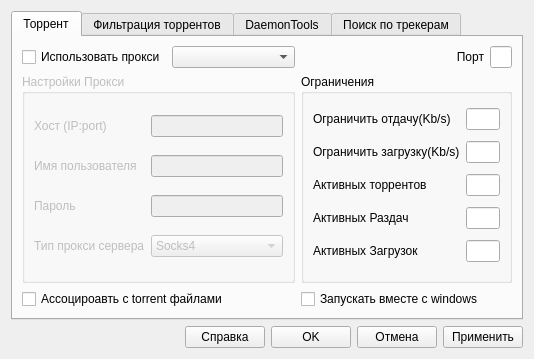
<?xml version="1.0" encoding="UTF-8"?>
<ui version="4.0">
 <class>SettingsDialog</class>
 <widget class="QDialog" name="SettingsDialog">
  <property name="geometry">
   <rect>
    <x>0</x>
    <y>0</y>
    <width>514</width>
    <height>341</height>
   </rect>
  </property>
  <property name="windowTitle">
   <string>Настройки</string>
  </property>
  <property name="windowIcon">
   <iconset resource="ltorrent.qrc">
    <normaloff>:/icons/app.ico</normaloff>:/icons/app.ico</iconset>
  </property>
  <layout class="QGridLayout" name="gridLayout_4">
   <item row="0" column="0" colspan="5">
    <widget class="QTabWidget" name="tabWidget">
     <property name="autoFillBackground">
      <bool>true</bool>
     </property>
     <property name="currentIndex">
      <number>0</number>
     </property>
     <widget class="QWidget" name="tab_3">
      <attribute name="title">
       <string>Торрент</string>
      </attribute>
      <layout class="QGridLayout" name="gridLayout_2">
       <item row="0" column="0">
        <widget class="QCheckBox" name="useProxyCheckBox">
         <property name="text">
          <string>Использовать прокси</string>
         </property>
        </widget>
       </item>
       <item row="0" column="1">
        <widget class="QComboBox" name="localeComboBox"/>
       </item>
       <item row="0" column="2">
        <widget class="QLabel" name="label">
         <property name="layoutDirection">
          <enum>Qt::LeftToRight</enum>
         </property>
         <property name="autoFillBackground">
          <bool>false</bool>
         </property>
         <property name="text">
          <string>Порт</string>
         </property>
         <property name="alignment">
          <set>Qt::AlignRight|Qt::AlignTrailing|Qt::AlignVCenter</set>
         </property>
        </widget>
       </item>
       <item row="0" column="3">
        <widget class="QLineEdit" name="portEdit"/>
       </item>
       <item row="1" column="0" colspan="2">
        <widget class="QGroupBox" name="proxyGroupBox">
         <property name="enabled">
          <bool>false</bool>
         </property>
         <property name="title">
          <string>Настройки Прокси</string>
         </property>
         <layout class="QGridLayout" name="gridLayout">
          <item row="3" column="0">
           <widget class="QLabel" name="label_5">
            <property name="text">
             <string>Тип прокси сервера</string>
            </property>
           </widget>
          </item>
          <item row="1" column="1">
           <widget class="QLineEdit" name="proxyUsernameEdit"/>
          </item>
          <item row="0" column="1">
           <widget class="QLineEdit" name="proxyHostEdit"/>
          </item>
          <item row="1" column="0">
           <widget class="QLabel" name="label_3">
            <property name="text">
             <string>Имя пользователя</string>
            </property>
           </widget>
          </item>
          <item row="0" column="0">
           <widget class="QLabel" name="label_2">
            <property name="text">
             <string>Хост (IP:port)</string>
            </property>
           </widget>
          </item>
          <item row="2" column="1">
           <widget class="QLineEdit" name="proxyPwdEdit"/>
          </item>
          <item row="3" column="1">
           <widget class="QComboBox" name="proxyTypeComboBox">
            <item>
             <property name="text">
              <string>Socks4</string>
             </property>
            </item>
            <item>
             <property name="text">
              <string>Socks5</string>
             </property>
            </item>
            <item>
             <property name="text">
              <string>Socks5 с паролем</string>
             </property>
            </item>
            <item>
             <property name="text">
              <string>http</string>
             </property>
            </item>
            <item>
             <property name="text">
              <string>http с паролем</string>
             </property>
            </item>
            <item>
             <property name="text">
              <string>i2p</string>
             </property>
            </item>
           </widget>
          </item>
          <item row="2" column="0">
           <widget class="QLabel" name="label_4">
            <property name="text">
             <string>Пароль</string>
            </property>
           </widget>
          </item>
         </layout>
        </widget>
       </item>
       <item row="1" column="2" colspan="2">
        <widget class="QGroupBox" name="groupBox_2">
         <property name="title">
          <string>Ограничения</string>
         </property>
         <layout class="QGridLayout" name="gridLayout_3">
          <item row="0" column="0">
           <widget class="QLabel" name="label_6">
            <property name="text">
             <string>Ограничить отдачу(Kb/s)</string>
            </property>
           </widget>
          </item>
          <item row="0" column="1">
           <widget class="QLineEdit" name="uploadLimitEdit"/>
          </item>
          <item row="3" column="0">
           <widget class="QLabel" name="label_15">
            <property name="text">
             <string>Активных торрентов</string>
            </property>
           </widget>
          </item>
          <item row="3" column="1">
           <widget class="QLineEdit" name="activeLimitEdit"/>
          </item>
          <item row="2" column="0">
           <widget class="QLabel" name="label_7">
            <property name="text">
             <string>Ограничить загрузку(Kb/s)</string>
            </property>
           </widget>
          </item>
          <item row="2" column="1">
           <widget class="QLineEdit" name="downloadLimitEdit"/>
          </item>
          <item row="4" column="0">
           <widget class="QLabel" name="label_16">
            <property name="text">
             <string>Активных Раздач</string>
            </property>
           </widget>
          </item>
          <item row="4" column="1">
           <widget class="QLineEdit" name="activeSeedLimitEdit"/>
          </item>
          <item row="5" column="0">
           <widget class="QLabel" name="label_17">
            <property name="text">
             <string>Активных Загрузок</string>
            </property>
           </widget>
          </item>
          <item row="5" column="1">
           <widget class="QLineEdit" name="activeDownloadLimitEdit"/>
          </item>
         </layout>
        </widget>
       </item>
       <item row="2" column="0" colspan="2">
        <widget class="QCheckBox" name="asociationCheckBox">
         <property name="text">
          <string>Ассоцироавть с torrent файлами</string>
         </property>
        </widget>
       </item>
       <item row="2" column="2">
        <widget class="QCheckBox" name="runOnbootCheckBox">
         <property name="text">
          <string>Запускать вместе с windows</string>
         </property>
        </widget>
       </item>
      </layout>
     </widget>
     <widget class="QWidget" name="tab">
      <attribute name="title">
       <string>Фильтрация торрентов</string>
      </attribute>
      <layout class="QGridLayout" name="gridLayout_13">
       <item row="0" column="0" rowspan="3">
        <widget class="QGroupBox" name="groupBox_3">
         <property name="maximumSize">
          <size>
           <width>150</width>
           <height>16777215</height>
          </size>
         </property>
         <property name="title">
          <string>Группы</string>
         </property>
         <layout class="QGridLayout" name="gridLayout_5">
          <item row="1" column="1">
           <widget class="QListWidget" name="GroupsListWidget"/>
          </item>
          <item row="2" column="1">
           <widget class="QPushButton" name="removeGroupButton">
            <property name="text">
             <string>Удалить</string>
            </property>
           </widget>
          </item>
          <item row="0" column="1">
           <spacer name="verticalSpacer_3">
            <property name="orientation">
             <enum>Qt::Vertical</enum>
            </property>
            <property name="sizeHint" stdset="0">
             <size>
              <width>20</width>
              <height>40</height>
             </size>
            </property>
           </spacer>
          </item>
         </layout>
        </widget>
       </item>
       <item row="0" column="1">
        <widget class="QGroupBox" name="groupBox_9">
         <property name="title">
          <string>Добавить\Изменить группу</string>
         </property>
         <layout class="QGridLayout" name="gridLayout_8">
          <item row="0" column="0" rowspan="2" colspan="2">
           <spacer name="verticalSpacer_4">
            <property name="orientation">
             <enum>Qt::Vertical</enum>
            </property>
            <property name="sizeHint" stdset="0">
             <size>
              <width>20</width>
              <height>40</height>
             </size>
            </property>
           </spacer>
          </item>
          <item row="1" column="1" rowspan="2">
           <widget class="QPushButton" name="addNewGroupButton">
            <property name="text">
             <string>Добавить</string>
            </property>
           </widget>
          </item>
          <item row="2" column="0">
           <widget class="QLineEdit" name="newGroupNameEdit"/>
          </item>
         </layout>
        </widget>
       </item>
       <item row="1" column="1">
        <widget class="QGroupBox" name="groupBox_4">
         <property name="title">
          <string>Расиширения файлов(формат: jpg|png|bmp)</string>
         </property>
         <layout class="QGridLayout" name="gridLayout_6">
          <item row="0" column="0">
           <spacer name="verticalSpacer_5">
            <property name="orientation">
             <enum>Qt::Vertical</enum>
            </property>
            <property name="sizeHint" stdset="0">
             <size>
              <width>20</width>
              <height>40</height>
             </size>
            </property>
           </spacer>
          </item>
          <item row="1" column="0">
           <widget class="QTextEdit" name="extensionsEdit"/>
          </item>
         </layout>
        </widget>
       </item>
       <item row="2" column="1">
        <widget class="QGroupBox" name="groupBox_5">
         <property name="title">
          <string>Куда сохранять</string>
         </property>
         <layout class="QGridLayout" name="gridLayout_7">
          <item row="1" column="0">
           <widget class="QLineEdit" name="groupSavePathEdit"/>
          </item>
          <item row="1" column="1">
           <widget class="QPushButton" name="BrowseGroupSavePathButton">
            <property name="text">
             <string>Обзор</string>
            </property>
           </widget>
          </item>
          <item row="0" column="0">
           <spacer name="verticalSpacer_6">
            <property name="orientation">
             <enum>Qt::Vertical</enum>
            </property>
            <property name="sizeHint" stdset="0">
             <size>
              <width>20</width>
              <height>40</height>
             </size>
            </property>
           </spacer>
          </item>
         </layout>
        </widget>
       </item>
      </layout>
     </widget>
     <widget class="QWidget" name="tab_4">
      <attribute name="title">
       <string>DaemonTools</string>
      </attribute>
      <layout class="QGridLayout" name="gridLayout_12">
       <item row="0" column="0">
        <widget class="QGroupBox" name="groupBox_6">
         <property name="title">
          <string>Путь к DaemonTools</string>
         </property>
         <layout class="QGridLayout" name="gridLayout_9">
          <item row="0" column="0">
           <widget class="QLineEdit" name="DTPathEdit"/>
          </item>
          <item row="0" column="1">
           <widget class="QPushButton" name="browseDTPathButton">
            <property name="text">
             <string>Обзор</string>
            </property>
           </widget>
          </item>
         </layout>
        </widget>
       </item>
       <item row="0" column="1">
        <widget class="QGroupBox" name="groupBox_8">
         <property name="title">
          <string>№ привода</string>
         </property>
         <layout class="QGridLayout" name="gridLayout_11">
          <item row="0" column="0">
           <widget class="QComboBox" name="driveNumberComboBox">
            <item>
             <property name="text">
              <string>1</string>
             </property>
            </item>
            <item>
             <property name="text">
              <string>2</string>
             </property>
            </item>
            <item>
             <property name="text">
              <string>3</string>
             </property>
            </item>
            <item>
             <property name="text">
              <string>4</string>
             </property>
            </item>
            <item>
             <property name="text">
              <string>5</string>
             </property>
            </item>
            <item>
             <property name="text">
              <string>6</string>
             </property>
            </item>
            <item>
             <property name="text">
              <string>7</string>
             </property>
            </item>
            <item>
             <property name="text">
              <string>8</string>
             </property>
            </item>
            <item>
             <property name="text">
              <string>9</string>
             </property>
            </item>
            <item>
             <property name="text">
              <string>10</string>
             </property>
            </item>
           </widget>
          </item>
         </layout>
        </widget>
       </item>
       <item row="1" column="0">
        <widget class="QCheckBox" name="customMountCheckBox">
         <property name="text">
          <string>Использовать свою команду для монтирования образа</string>
         </property>
        </widget>
       </item>
       <item row="2" column="0" colspan="2">
        <widget class="QGroupBox" name="customMoutGroupBox">
         <property name="enabled">
          <bool>false</bool>
         </property>
         <property name="title">
          <string>Команда</string>
         </property>
         <layout class="QGridLayout" name="gridLayout_10">
          <item row="0" column="0">
           <widget class="QLineEdit" name="customCommandEdit"/>
          </item>
         </layout>
        </widget>
       </item>
      </layout>
     </widget>
     <widget class="QWidget" name="tab_5">
      <attribute name="title">
       <string>Поиск по трекерам</string>
      </attribute>
      <layout class="QGridLayout" name="gridLayout_16">
       <item row="0" column="0">
        <widget class="QLabel" name="label_8">
         <property name="text">
          <string>Трекер</string>
         </property>
        </widget>
       </item>
       <item row="0" column="1">
        <widget class="QComboBox" name="trackerComboBox"/>
       </item>
       <item row="0" column="2" rowspan="2">
        <widget class="QGroupBox" name="groupBox_11">
         <property name="title">
          <string>Добавление трекера</string>
         </property>
         <layout class="QGridLayout" name="gridLayout_15">
          <item row="2" column="0">
           <widget class="QLabel" name="label_13">
            <property name="text">
             <string>Метод</string>
            </property>
           </widget>
          </item>
          <item row="3" column="0">
           <widget class="QLabel" name="label_14">
            <property name="text">
             <string>Строка запроса</string>
            </property>
           </widget>
          </item>
          <item row="1" column="0">
           <widget class="QLineEdit" name="lineEdit_14"/>
          </item>
          <item row="3" column="1">
           <widget class="QLineEdit" name="searchRequestEdit"/>
          </item>
          <item row="5" column="0" colspan="2">
           <spacer name="verticalSpacer">
            <property name="orientation">
             <enum>Qt::Vertical</enum>
            </property>
            <property name="sizeHint" stdset="0">
             <size>
              <width>208</width>
              <height>89</height>
             </size>
            </property>
           </spacer>
          </item>
          <item row="1" column="1">
           <widget class="QPushButton" name="addTrackerButton">
            <property name="text">
             <string>Добавить</string>
            </property>
           </widget>
          </item>
          <item row="2" column="1">
           <widget class="QComboBox" name="searchMethodComboBox">
            <item>
             <property name="text">
              <string>GET</string>
             </property>
            </item>
            <item>
             <property name="text">
              <string>POST</string>
             </property>
            </item>
           </widget>
          </item>
          <item row="4" column="0" colspan="2">
           <widget class="QCheckBox" name="useAuthCheckBox">
            <property name="text">
             <string>Использовать автооризацию</string>
            </property>
           </widget>
          </item>
          <item row="0" column="0" colspan="2">
           <spacer name="verticalSpacer_8">
            <property name="orientation">
             <enum>Qt::Vertical</enum>
            </property>
            <property name="sizeHint" stdset="0">
             <size>
              <width>20</width>
              <height>40</height>
             </size>
            </property>
           </spacer>
          </item>
         </layout>
        </widget>
       </item>
       <item row="1" column="0" colspan="2">
        <widget class="QGroupBox" name="authGroupBox">
         <property name="enabled">
          <bool>false</bool>
         </property>
         <property name="title">
          <string>Данные для авторизации</string>
         </property>
         <layout class="QGridLayout" name="gridLayout_14">
          <item row="2" column="0">
           <widget class="QLabel" name="label_10">
            <property name="text">
             <string>Имя</string>
            </property>
           </widget>
          </item>
          <item row="1" column="2">
           <widget class="QComboBox" name="authMethodComboBox">
            <item>
             <property name="text">
              <string>GET</string>
             </property>
            </item>
            <item>
             <property name="text">
              <string>POST</string>
             </property>
            </item>
           </widget>
          </item>
          <item row="1" column="0">
           <widget class="QLabel" name="label_9">
            <property name="text">
             <string>Метод</string>
            </property>
           </widget>
          </item>
          <item row="2" column="2">
           <widget class="QLineEdit" name="AuthUsernameEdit"/>
          </item>
          <item row="3" column="2">
           <widget class="QLineEdit" name="authPassEdit"/>
          </item>
          <item row="3" column="0">
           <widget class="QLabel" name="label_11">
            <property name="text">
             <string>Пароль</string>
            </property>
           </widget>
          </item>
          <item row="5" column="2">
           <widget class="QLineEdit" name="authRequestEdit"/>
          </item>
          <item row="5" column="0">
           <widget class="QLabel" name="label_12">
            <property name="text">
             <string>Строка запроса</string>
            </property>
           </widget>
          </item>
          <item row="6" column="0" colspan="3">
           <spacer name="verticalSpacer_2">
            <property name="orientation">
             <enum>Qt::Vertical</enum>
            </property>
            <property name="sizeHint" stdset="0">
             <size>
              <width>174</width>
              <height>63</height>
             </size>
            </property>
           </spacer>
          </item>
          <item row="0" column="0" colspan="3">
           <spacer name="verticalSpacer_7">
            <property name="orientation">
             <enum>Qt::Vertical</enum>
            </property>
            <property name="sizeHint" stdset="0">
             <size>
              <width>20</width>
              <height>40</height>
             </size>
            </property>
           </spacer>
          </item>
         </layout>
        </widget>
       </item>
      </layout>
     </widget>
    </widget>
   </item>
   <item row="1" column="3">
    <widget class="QPushButton" name="cancelButton">
     <property name="text">
      <string>Отмена</string>
     </property>
    </widget>
   </item>
   <item row="1" column="2">
    <widget class="QPushButton" name="OKButton">
     <property name="text">
      <string>OK</string>
     </property>
    </widget>
   </item>
   <item row="1" column="0">
    <spacer name="horizontalSpacer">
     <property name="orientation">
      <enum>Qt::Horizontal</enum>
     </property>
     <property name="sizeHint" stdset="0">
      <size>
       <width>168</width>
       <height>20</height>
      </size>
     </property>
    </spacer>
   </item>
   <item row="1" column="4">
    <widget class="QPushButton" name="applyButton">
     <property name="text">
      <string>Применить</string>
     </property>
    </widget>
   </item>
   <item row="1" column="1">
    <widget class="QPushButton" name="helpButton">
     <property name="text">
      <string>Справка</string>
     </property>
    </widget>
   </item>
  </layout>
 </widget>
 <resources>
  <include location="ltorrent.qrc"/>
 </resources>
 <connections>
  <connection>
   <sender>applyButton</sender>
   <signal>clicked()</signal>
   <receiver>SettingsDialog</receiver>
   <slot>saveSettings()</slot>
   <hints>
    <hint type="sourcelabel">
     <x>466</x>
     <y>299</y>
    </hint>
    <hint type="destinationlabel">
     <x>256</x>
     <y>159</y>
    </hint>
   </hints>
  </connection>
  <connection>
   <sender>OKButton</sender>
   <signal>clicked()</signal>
   <receiver>SettingsDialog</receiver>
   <slot>saveSettings()</slot>
   <hints>
    <hint type="sourcelabel">
     <x>304</x>
     <y>299</y>
    </hint>
    <hint type="destinationlabel">
     <x>256</x>
     <y>159</y>
    </hint>
   </hints>
  </connection>
  <connection>
   <sender>useProxyCheckBox</sender>
   <signal>stateChanged(int)</signal>
   <receiver>SettingsDialog</receiver>
   <slot>proxySwitcher()</slot>
   <hints>
    <hint type="sourcelabel">
     <x>85</x>
     <y>49</y>
    </hint>
    <hint type="destinationlabel">
     <x>256</x>
     <y>159</y>
    </hint>
   </hints>
  </connection>
  <connection>
   <sender>cancelButton</sender>
   <signal>clicked()</signal>
   <receiver>SettingsDialog</receiver>
   <slot>close()</slot>
   <hints>
    <hint type="sourcelabel">
     <x>385</x>
     <y>299</y>
    </hint>
    <hint type="destinationlabel">
     <x>256</x>
     <y>159</y>
    </hint>
   </hints>
  </connection>
  <connection>
   <sender>addNewGroupButton</sender>
   <signal>clicked()</signal>
   <receiver>SettingsDialog</receiver>
   <slot>addGroup()</slot>
   <hints>
    <hint type="sourcelabel">
     <x>443</x>
     <y>74</y>
    </hint>
    <hint type="destinationlabel">
     <x>256</x>
     <y>159</y>
    </hint>
   </hints>
  </connection>
  <connection>
   <sender>removeGroupButton</sender>
   <signal>clicked()</signal>
   <receiver>SettingsDialog</receiver>
   <slot>removeGroup()</slot>
   <hints>
    <hint type="sourcelabel">
     <x>94</x>
     <y>247</y>
    </hint>
    <hint type="destinationlabel">
     <x>256</x>
     <y>159</y>
    </hint>
   </hints>
  </connection>
  <connection>
   <sender>BrowseGroupSavePathButton</sender>
   <signal>clicked()</signal>
   <receiver>SettingsDialog</receiver>
   <slot>browseSavepathGroup()</slot>
   <hints>
    <hint type="sourcelabel">
     <x>443</x>
     <y>247</y>
    </hint>
    <hint type="destinationlabel">
     <x>256</x>
     <y>159</y>
    </hint>
   </hints>
  </connection>
  <connection>
   <sender>browseDTPathButton</sender>
   <signal>clicked()</signal>
   <receiver>SettingsDialog</receiver>
   <slot>browseDTPath()</slot>
   <hints>
    <hint type="sourcelabel">
     <x>359</x>
     <y>96</y>
    </hint>
    <hint type="destinationlabel">
     <x>256</x>
     <y>159</y>
    </hint>
   </hints>
  </connection>
  <connection>
   <sender>customMountCheckBox</sender>
   <signal>stateChanged(int)</signal>
   <receiver>SettingsDialog</receiver>
   <slot>customCommandSwitcher()</slot>
   <hints>
    <hint type="sourcelabel">
     <x>213</x>
     <y>154</y>
    </hint>
    <hint type="destinationlabel">
     <x>256</x>
     <y>159</y>
    </hint>
   </hints>
  </connection>
  <connection>
   <sender>trackerComboBox</sender>
   <signal>currentIndexChanged(int)</signal>
   <receiver>SettingsDialog</receiver>
   <slot>showCurrenttrackerSettings()</slot>
   <hints>
    <hint type="sourcelabel">
     <x>164</x>
     <y>49</y>
    </hint>
    <hint type="destinationlabel">
     <x>256</x>
     <y>159</y>
    </hint>
   </hints>
  </connection>
  <connection>
   <sender>addTrackerButton</sender>
   <signal>clicked()</signal>
   <receiver>SettingsDialog</receiver>
   <slot>addTracker()</slot>
   <hints>
    <hint type="sourcelabel">
     <x>417</x>
     <y>93</y>
    </hint>
    <hint type="destinationlabel">
     <x>256</x>
     <y>159</y>
    </hint>
   </hints>
  </connection>
  <connection>
   <sender>useAuthCheckBox</sender>
   <signal>stateChanged(int)</signal>
   <receiver>SettingsDialog</receiver>
   <slot>trackerAuthSwitcher()</slot>
   <hints>
    <hint type="sourcelabel">
     <x>353</x>
     <y>228</y>
    </hint>
    <hint type="destinationlabel">
     <x>256</x>
     <y>159</y>
    </hint>
   </hints>
  </connection>
  <connection>
   <sender>helpButton</sender>
   <signal>clicked()</signal>
   <receiver>SettingsDialog</receiver>
   <slot>showHint()</slot>
   <hints>
    <hint type="sourcelabel">
     <x>223</x>
     <y>299</y>
    </hint>
    <hint type="destinationlabel">
     <x>256</x>
     <y>159</y>
    </hint>
   </hints>
  </connection>
  <connection>
   <sender>GroupsListWidget</sender>
   <signal>currentRowChanged(int)</signal>
   <receiver>SettingsDialog</receiver>
   <slot>showSelectedGroup(int)</slot>
   <hints>
    <hint type="sourcelabel">
     <x>94</x>
     <y>146</y>
    </hint>
    <hint type="destinationlabel">
     <x>256</x>
     <y>159</y>
    </hint>
   </hints>
  </connection>
 </connections>
 <slots>
  <slot>saveSettings()</slot>
  <slot>proxySwitcher()</slot>
  <slot>addGroup()</slot>
  <slot>browseSavepathGroup()</slot>
  <slot>browseDTPath()</slot>
  <slot>customCommandSwitcher()</slot>
  <slot>addTracker()</slot>
  <slot>trackerAuthSwitcher()</slot>
  <slot>removeGroup()</slot>
  <slot>showCurrenttrackerSettings()</slot>
  <slot>showHint()</slot>
  <slot>showSelectedGroup(int)</slot>
 </slots>
</ui>
